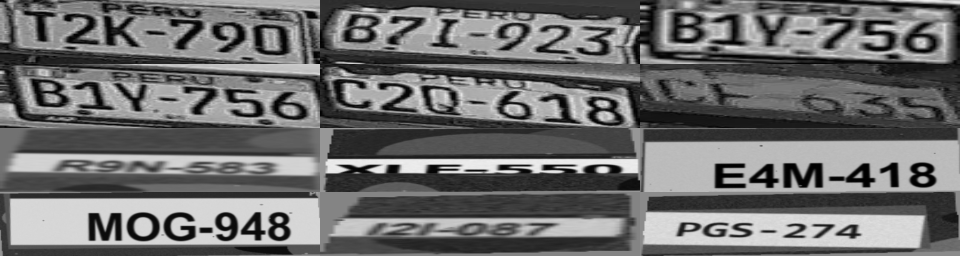

Here is the Python script that generated this plot:
#!/usr/bin/env python3
"""Diagnostica el domain gap: stats de crops GT reales vs muestras sinteticas."""
from __future__ import annotations

import random
import sys
from pathlib import Path

import numpy as np
from PIL import Image

BASE = Path(__file__).resolve().parent
sys.path.insert(0, str(BASE))
sys.path.insert(0, str(BASE.parent / "app"))

from generador_placas import generar  # noqa: E402
from entrenar import cargar_gt  # noqa: E402


def stats(img: Image.Image) -> tuple[float, float, float]:
    """(aspecto, media, desvio) de la imagen en grises a 160x32."""
    g = img.convert("L").resize((160, 32), Image.BILINEAR)
    a = np.asarray(g, dtype=np.float32)
    return img.width / img.height, float(a.mean()), float(a.std())


def main() -> None:
    rng = random.Random(7)
    casos = cargar_gt()

    reales = [stats(im) for im, _ in casos]
    sintes = [stats(generar(rng)[0]) for _ in range(40)]

    def resumen(nombre, datos):
        arr = np.array(datos)
        print(f"{nombre:10s} aspecto={arr[:,0].mean():.2f} "
              f"(min {arr[:,0].min():.2f} max {arr[:,0].max():.2f})  "
              f"media_gris={arr[:,1].mean():5.1f}  desvio={arr[:,2].mean():5.1f}")

    resumen("REAL GT", reales)
    resumen("SINTETICO", sintes)

    # composicion: reales que no se parecen al aspecto 4:1 de la placa
    raros = [(im.size, im.width / im.height, t)
             for (im, t) in casos if not (3.0 <= im.width / im.height <= 6.0)]
    print(f"\ncrops con aspecto fuera de 3-6 (placa llena el marco?): "
          f"{len(raros)}/{len(casos)}")
    for tam, asp, t in raros:
        print(f"  {t}: {tam} aspecto={asp:.2f}")

    # hoja lado a lado: 6 reales + 6 sinteticos
    tiles = [im.resize((320, 64), Image.BILINEAR) for im, _ in casos[:6]]
    tiles += [generar(rng)[0].resize((320, 64), Image.BILINEAR)
              for _ in range(6)]
    hoja = Image.new("L", (320 * 3, 64 * 4), 128)
    for i, t in enumerate(tiles):
        hoja.paste(t.convert("L"), ((i % 3) * 320, (i // 3) * 64))
    ruta = BASE / "diagnostico_gap.png"
    hoja.save(ruta)
    print(f"\nhoja guardada (arriba 2 filas=REALES, abajo 2=SINTETICOS): "
          f"{ruta}")


if __name__ == "__main__":
    main()
